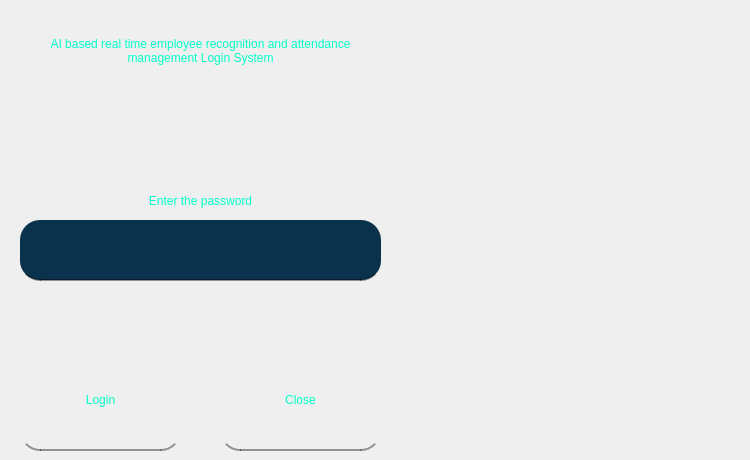
    <widget class="QWidget" name="tab">
     <attribute name="title">
      <string>Login</string>
     </attribute>
     <widget class="QLabel" name="label">
      <property name="geometry">
       <rect>
        <x>390</x>
        <y>30</y>
        <width>351</width>
        <height>421</height>
       </rect>
      </property>
      <property name="text">
       <string/>
      </property>
      <property name="pixmap">
       <pixmap>face-recognition-background-facial-concept-d-technology-136925229.webp</pixmap>
      </property>
      <property name="scaledContents">
       <bool>true</bool>
      </property>
     </widget>
     <widget class="QLabel" name="LOGININFO">
      <property name="geometry">
       <rect>
        <x>20</x>
        <y>110</y>
        <width>361</width>
        <height>51</height>
       </rect>
      </property>
      <property name="styleSheet">
       <string notr="true">color: rgb(2, 255, 200);
font: 11pt &quot;Terminal&quot;;
background-color: rgba(255, 255, 255, 0);</string>
      </property>
      <property name="text">
       <string/>
      </property>
      <property name="alignment">
       <set>Qt::AlignCenter</set>
      </property>
      <property name="wordWrap">
       <bool>true</bool>
      </property>
     </widget>
     <widget class="QLabel" name="label_3">
      <property name="geometry">
       <rect>
        <x>20</x>
        <y>170</y>
        <width>361</width>
        <height>61</height>
       </rect>
      </property>
      <property name="styleSheet">
       <string notr="true">color: rgb(2, 255, 200);
font: 11pt &quot;Terminal&quot;;
background-color: rgba(255, 255, 255, 0);</string>
      </property>
      <property name="text">
       <string>Enter the password</string>
      </property>
      <property name="alignment">
       <set>Qt::AlignCenter</set>
      </property>
      <property name="wordWrap">
       <bool>true</bool>
      </property>
     </widget>
     <widget class="QLineEdit" name="PASSWORD">
      <property name="geometry">
       <rect>
        <x>20</x>
        <y>220</y>
        <width>361</width>
        <height>61</height>
       </rect>
      </property>
      <property name="styleSheet">
       <string notr="true">QLineEdit#PASSWORD{
	background-color: rgb(10, 50, 76);
	border-radius:20px;
	border-bottom:2px solid rgba(0,0,0,100);
	padding:10px;
	font: 11pt &quot;Terminal&quot;;
	color: rgb(2, 255, 200);
}

QLineEdit#PASSWORD:hover{
	background-color: rgb(10, 60, 76);
	color: rgb(20, 255, 200);
}</string>
      </property>
      <property name="echoMode">
       <enum>QLineEdit::Password</enum>
      </property>
     </widget>
     <widget class="QPushButton" name="LOGINBUTTON">
      <property name="geometry">
       <rect>
        <x>20</x>
        <y>350</y>
        <width>161</width>
        <height>101</height>
       </rect>
      </property>
      <property name="styleSheet">
       <string notr="true">QPushButton#LOGINBUTTON{
	border-radius:20px;
	border-bottom:2px solid rgba(0,0,0,100);
	color: rgb(2, 255, 200);
	font: 11pt &quot;Terminal&quot;;
	padding:10px;
}

QPushButton#LOGINBUTTON:hover{
	color: rgb(2, 255, 200);
	background-color: rgb(10, 80, 76);
}</string>
      </property>
      <property name="text">
       <string>Login</string>
      </property>
     </widget>
     <widget class="QPushButton" name="CLOSEBUTTON">
      <property name="geometry">
       <rect>
        <x>220</x>
        <y>350</y>
        <width>161</width>
        <height>101</height>
       </rect>
      </property>
      <property name="mouseTracking">
       <bool>true</bool>
      </property>
      <property name="styleSheet">
       <string notr="true">QPushButton#CLOSEBUTTON{
	border-radius:20px;
	border-bottom:2px solid rgba(0,0,0,100);
	color: rgb(2, 255, 200);
	font: 11pt &quot;Terminal&quot;;
	padding:10px;
}

QPushButton#CLOSEBUTTON:hover{
	color: rgb(2, 255, 200);
	background-color: rgb(10, 80, 76);
}</string>
      </property>
      <property name="text">
       <string>Close</string>
      </property>
     </widget>
     <widget class="QLabel" name="label_2">
      <property name="geometry">
       <rect>
        <x>20</x>
        <y>20</y>
        <width>361</width>
        <height>61</height>
       </rect>
      </property>
      <property name="styleSheet">
       <string notr="true">color: rgb(2, 255, 200);
font: 11pt &quot;Terminal&quot;;
background-color: rgba(255, 255, 255, 0);</string>
      </property>
      <property name="text">
       <string>AI based real time employee recognition and attendance management Login System</string>
      </property>
      <property name="alignment">
       <set>Qt::AlignCenter</set>
      </property>
      <property name="wordWrap">
       <bool>true</bool>
      </property>
     </widget>
    </widget>
